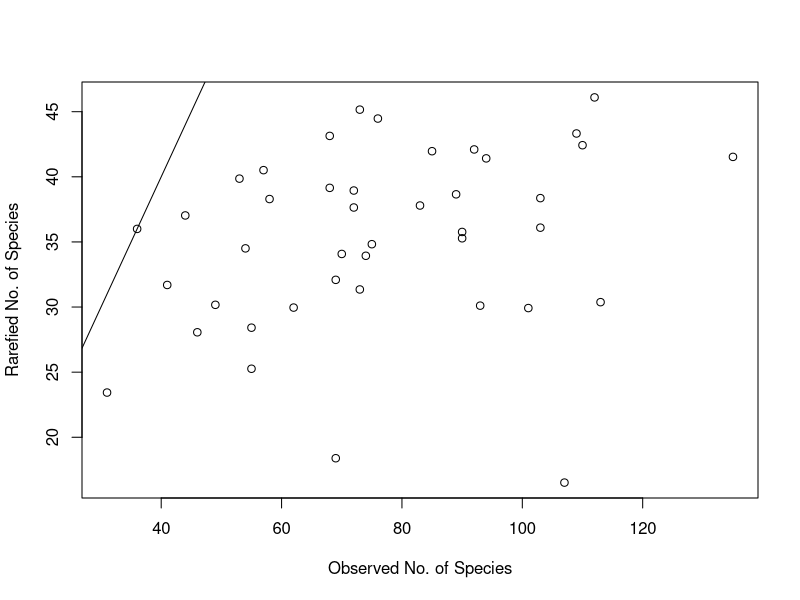
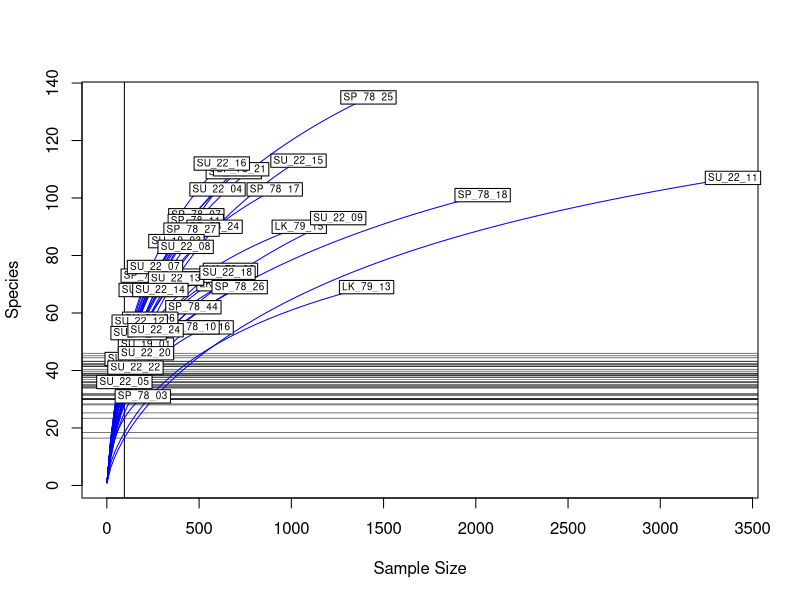

Source code (R) for these figures, in order:
#### NOTES ####
# This script was created from EstimateR.R. 
# It was adapted to just focus on the SU-SI duplicate stations. 
# 24 SU duplicates. But this was filtered down to 21 for habitat and sampling effectiveness.
# It does include 3 proxy stations. 


#### INITIALIZATION ####
setwd(dirname(rstudioapi::getActiveDocumentContext()$path))


#### INSTALL PACKAGES ####
packages_used <- 
  c("readr",
    "tibble",
    "tidyverse",
    "janitor",
    "readxl",
    "magrittr",
    "vegan",
    "remotes",
    "ggvegan",
    "ggplot2",
    "purrr",
    "tidyr",
    "stringr",
    "readr",
    "dplyr"
  )

packages_to_install <- 
  packages_used[!packages_used %in% installed.packages()[,1]]

if (length(packages_to_install) > 0) {
  install.packages(packages_to_install, 
                   Ncpus = Sys.getenv("NUMBER_OF_PROCESSORS") - 1)
}

lapply(packages_used, 
       require, 
       character.only = TRUE)

theme_set(
  theme_void()
)


#### READ IN VEGANIZED DATA ####

# Community matrix (samples × species)
data_vegan <- read_csv(
  "../data/si_su_duplicates/data_vegan_si_su_duplicates_community_matrix.csv"
) %>% 
  column_to_rownames("station_code")

# vegan wants a matrix or data.frame with rownames = samples, cols = species
# you can leave it as a data.frame, or do:
# comm_matrix <- as.matrix(comm_matrix)

# Environmental metadata. Keep station_code as a column not rownames.
data_vegan.env <- read_csv(
  "../data/si_su_duplicates/data_vegan_si_su_duplicates_metadata.csv"
)

# check that the rows are aligned by station_code
identical(rownames(data_vegan), data_vegan.env$station_code)

#### SUBSAMPLE VEGANIZED DATA ####

# BY STUDY 
data_si_vegan <- data_vegan[ data_vegan.env$study == "si_1978", ]
data_su_vegan <- data_vegan[ data_vegan.env$study == "su_2022", ]

# BY SEA
data_sulu_vegan <- data_vegan[ data_vegan.env$sea == "sulu", ]
data_bohol_vegan <- data_vegan[ data_vegan.env$sea == "bohol", ]

# BY STUDY & SEA
data_si_sulu_vegan <- data_vegan.env %>%
  filter(study=="si_1978", sea=="sulu") %>%
  pull(station_code) %>%        # get the station_codes
  { data_vegan[rownames(data_vegan) %in% ., ] }

data_su_sulu_vegan <- data_vegan.env %>%
  filter(study=="su_2022", sea=="sulu") %>%
  pull(station_code) %>%        # get the station_codes
  { data_vegan[rownames(data_vegan) %in% ., ] }

data_si_bohol_vegan <- data_vegan.env %>%
  filter(study=="si_1978", sea=="bohol") %>%
  pull(station_code) %>%        # get the station_codes
  { data_vegan[rownames(data_vegan) %in% ., ] }

data_su_bohol_vegan <- data_vegan.env %>%
  filter(study=="su_2022", sea=="bohol") %>%
  pull(station_code) %>%        # get the station_codes
  { data_vegan[rownames(data_vegan) %in% ., ] }







S <- specnumber(data_vegan) # observed number of species
(raremax <- min(rowSums(data_vegan)))
Srare <- rarefy(data_vegan, raremax)
plot(S, Srare, xlab = "Observed No. of Species", ylab = "Rarefied No. of Species")
abline(0, 1)
rarecurve(data_vegan, step = 20, sample = raremax, col = "blue", cex = 0.6)
